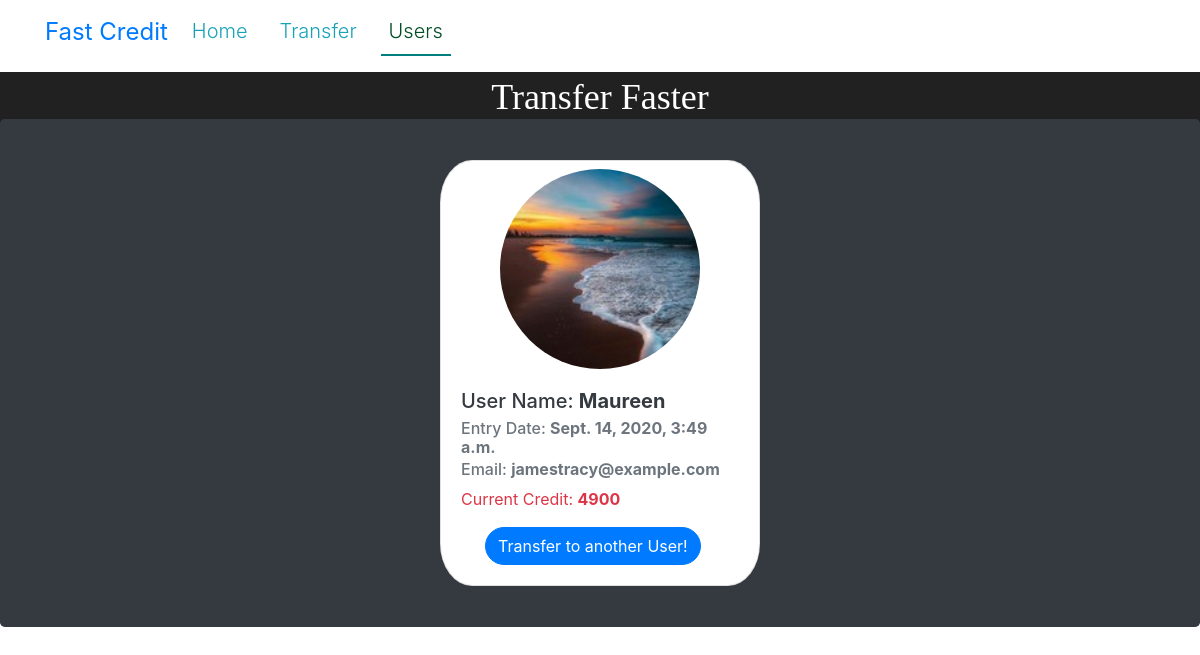
/users/3, run on the app's committed database.
### creditApp/models.py (models this page shows, shortened)
class User_table(models.Model):
    username = models.CharField(max_length=200)
    email = models.EmailField()
    currentCredit = models.IntegerField()
    date_added = models.DateTimeField(default=datetime.now , blank= True)
    id = models.AutoField(primary_key=True)
    image = models.ImageField(upload_to="photos/%Y/%m/%d")

### creditApp/views.py (the view)
# urls.py: path('<int:id>',views.get_individual,name='individual'),
def  get_individual(request,id):
    individual = get_object_or_404(User_table,pk=id)
    context={
        'individual': individual
    }
    return render(request,'creditApp/individual.html',context=context)

### creditApp/templates/creditApp/individual.html
{% extends 'creditApp/base.html'%}
{% block content %}
<div class="jumbotron  bg-dark " style="margin: -2% 0% -3% 0%;">
    <div class="card mx-auto" style="width: 20rem;margin: -2% 0% -2% 0%;border-radius: 10%; ">
        <div class="rec-circle mx-auto mt-2">
            <img  src="{{individual.image.url}}" class="card-img-top " alt="">
        </div>
        <div class="card-body">
          <h5 class="card-title text-dark " >User Name: <span class="font-weight-bolder">{{individual.username}}</span></h5>
          <h6 class="card-subtitle mb-2 text-muted">Entry Date: <span  class="font-weight-bolder">{{individual.date_added}}</span></h6>
          <h6 class="card-subtitle mb-2 text-muted">Email:  <span class="font-weight-bolder">{{individual.email}}</span></h6>
          <p class="card-text text-danger ">Current Credit: <span  class="font-weight-bolder" >{{individual.currentCredit}}</span></p>
          <a href="# " class="btn btn-primary mx-4 rounded-pill lead">Transfer to another User!</a>
        </div>
      </div>
</div>
{% endblock %}

### creditApp/static/creditApp/main.css (style rules this page uses)
.rec-circle { width: 200px; height: 200px; }
.rec-circle img { width: auto; border-radius: 50%; height: 100%; }

### data on the page
User_table: image (picture), username "Maureen", date_added "Sept. 14, 2020, 3:49 a.m.", email "jamestracy@example.com", currentCredit "4900"
